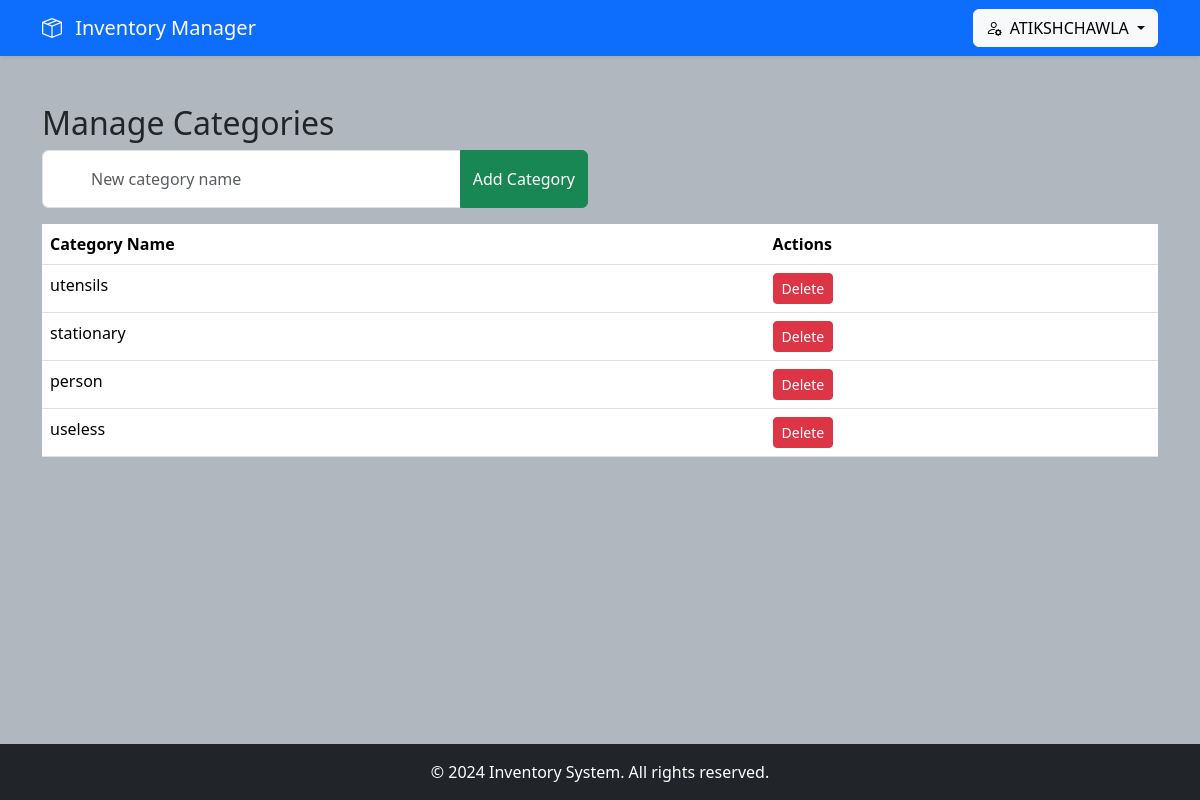
/categories (signed in), run on the app's committed database.
### models.py (models this page shows, shortened)
class User(UserMixin, db.Model):
    id = db.Column(db.Integer, primary_key=True)
    username = db.Column(db.String(50), unique=True, nullable=False)
    password_hash = db.Column(db.String(200), nullable=False)
    items = db.relationship('InventoryItem', backref='owner', lazy=True)

class Category(db.Model):
    id = db.Column(db.Integer, primary_key=True)
    name = db.Column(db.String(50), unique=True, nullable=False)
    items = db.relationship('InventoryItem', backref='item_category', lazy=True)

### routes.py (the view)
@routes.route('/categories')
@login_required
def manage_categories():
    categories = Category.query.all()
    return render_template('categories.html', categories=categories)

### models.py (called while the page is built)
@login_manager.user_loader
def load_user(user_id):
    return User.query.get(int(user_id))

### templates/categories.html
{% extends 'base.html' %} {% block content %}
<h2>Manage Categories</h2>
<div class="row">
	<div class="col-md-6">
		<form method="POST" action="{{ url_for('routes.add_category') }}">
			<div class="input-group mb-3">
				<input
					type="text"
					name="name"
					class="form-control"
					placeholder="New category name"
					required
				/>
				<button type="submit" class="btn btn-success">Add Category</button>
			</div>
		</form>
	</div>
</div>
<table class="table">
	<thead>
		<tr>
			<th>Category Name</th>
			<th>Actions</th>
		</tr>
	</thead>
	<tbody>
		{% for cat in categories %}
		<tr>
			<td>{{ cat.name }}</td>
			<td>
				<a
					href="{{ url_for('routes.delete_category', id=cat.id) }}"
					class="btn btn-danger btn-sm"
					onclick="return confirm('Delete this category?')"
				>
					Delete
				</a>
			</td>
		</tr>
		{% endfor %}
	</tbody>
</table>
{% endblock %}

### templates/base.html (shortened to what this page needs)
<!DOCTYPE html>
<html lang="en">
<head>
    <link href="https://cdn.jsdelivr.net/npm/bootstrap@5.3.2/dist/css/bootstrap.min.css" rel="stylesheet">
    <link rel="stylesheet" href="https://cdn.jsdelivr.net/npm/bootstrap-icons@1.11.1/font/bootstrap-icons.css">
    <link rel="stylesheet" href="{{ url_for('static', filename='css/style.css') }}">
</head>
<body class="d-flex flex-column min-vh-100">
    <header>
        <nav class="navbar navbar-expand-lg navbar-dark bg-primary shadow-sm mb-4">
            <div class="container">
                <a class="navbar-brand" href="{{ url_for('routes.dashboard') }}">
                    <i class="bi bi-box-seam me-2"></i>
                    Inventory Manager
                </a>
                <div class="d-flex align-items-center gap-3">
                    {% if current_user.is_authenticated %}
                    <div class="dropdown">
                        <button class="btn btn-light dropdown-toggle" type="button"
                                data-bs-toggle="dropdown">
                            <i class="bi bi-person-gear me-2"></i>{{ current_user.username }}
                        </button>
                    </div>
                    {% endif %}
                </div>
            </div>
        </nav>
    </header>
    <main class="flex-grow-1">
        <div class="container mt-4">
            {% block content %}{% endblock %}
        </div>
    </main>
    <footer class="bg-dark text-white mt-auto py-3">
        <div class="container text-center">
            &copy; 2024 Inventory System. All rights reserved.
        </div>
    </footer>
</body>
</html>

### static/css/style.css (style rules this page uses)
body { background-color: #b1b7be; }
.form-control { padding-left: 3rem !important; height: calc(3.5rem + 2px); }

### data on the page
User: username "ATIKSHCHAWLA"
Category: name "utensils"
Category: name "stationary"
Category: name "person"
Category: name "useless"
